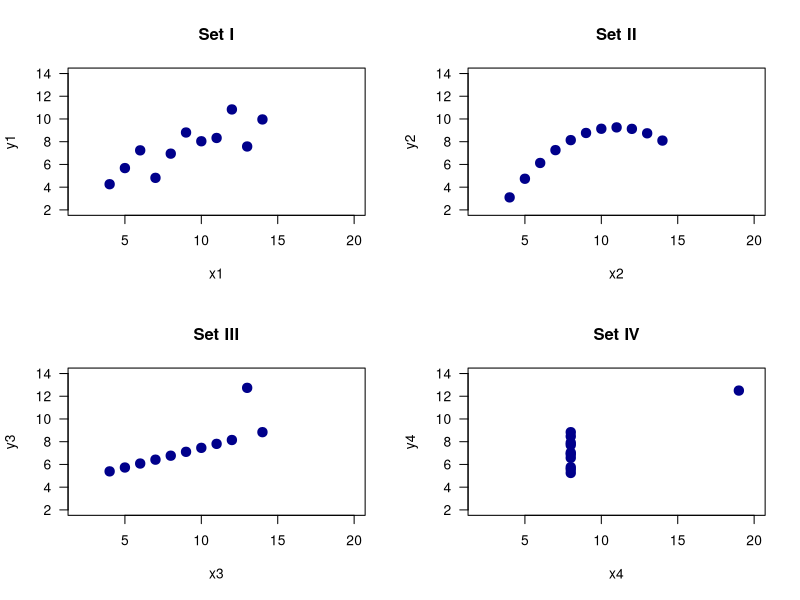

The R source for this figure:
# The Anscombe Quartet (R)

# demonstration data from
# Anscombe, F. J. 1973, February. Graphs in statistical analysis. 
#  The American Statistician 27: 17–21.

# define the anscombe data frame
anscombe <- data.frame(
    x1 = c(10, 8, 13, 9, 11, 14, 6, 4, 12, 7, 5),
    x2 = c(10, 8, 13, 9, 11, 14, 6, 4, 12, 7, 5),
    x3 = c(10, 8, 13, 9, 11, 14, 6, 4, 12, 7, 5),
    x4 = c(8, 8, 8, 8, 8, 8, 8, 19, 8, 8, 8),
    y1 = c(8.04, 6.95,  7.58, 8.81, 8.33, 9.96, 7.24, 4.26,10.84, 4.82, 5.68),
    y2 = c(9.14, 8.14,  8.74, 8.77, 9.26, 8.1, 6.13, 3.1,  9.13, 7.26, 4.74),
    y3 = c(7.46, 6.77, 12.74, 7.11, 7.81, 8.84, 6.08, 5.39, 8.15, 6.42, 5.73),
    y4 = c(6.58, 5.76,  7.71, 8.84, 8.47, 7.04, 5.25, 12.5, 5.56, 7.91, 6.89))

# show results from four regression analyses
with(anscombe, print(summary(lm(y1 ~ x1, data = anscombe))))
with(anscombe, print(summary(lm(y2 ~ x2, data = anscombe))))
with(anscombe, print(summary(lm(y3 ~ x3, data = anscombe))))
with(anscombe, print(summary(lm(y4 ~ x4, data = anscombe))))

# place four plots on one page using standard R graphics
# ensuring that all have the same scales
# for horizontal and vertical axes
pdf(file = "fig_anscombe_R.pdf", width = 8.5, height = 8.5)
par(mfrow=c(2,2), mar=c(5.1, 4.1, 4.1, 2.1))
with(anscombe, plot(x1, y1, xlim=c(2,20), ylim=c(2,14), pch = 19, 
    col = "darkblue", cex = 1.5, las = 1, xlab = "x1", ylab = "y1"))  
title("Set I")
with(anscombe,plot(x2, y2, xlim=c(2,20), ylim=c(2,14), pch = 19, 
    col = "darkblue", cex = 1.5, las = 1, xlab = "x2", ylab = "y2"))
title("Set II")
with(anscombe,plot(x3, y3, xlim=c(2,20), ylim=c(2,14), pch = 19, 
    col = "darkblue", cex = 1.5, las = 1, xlab = "x3", ylab = "y3"))
title("Set III")
with(anscombe,plot(x4, y4, xlim=c(2,20), ylim=c(2,14), pch = 19, 
    col = "darkblue", cex = 1.5, las = 1, xlab = "x4", ylab = "y4"))
title("Set IV")
dev.off()

# par(mfrow=c(1,1),mar=c(5.1, 4.1, 4.1, 2.1))  # return to plotting defaults

# Suggestions for the student:
# See if you can develop a quartet of your own, 
# or perhaps just a duet, two very different data sets 
# with the same fitted model.
